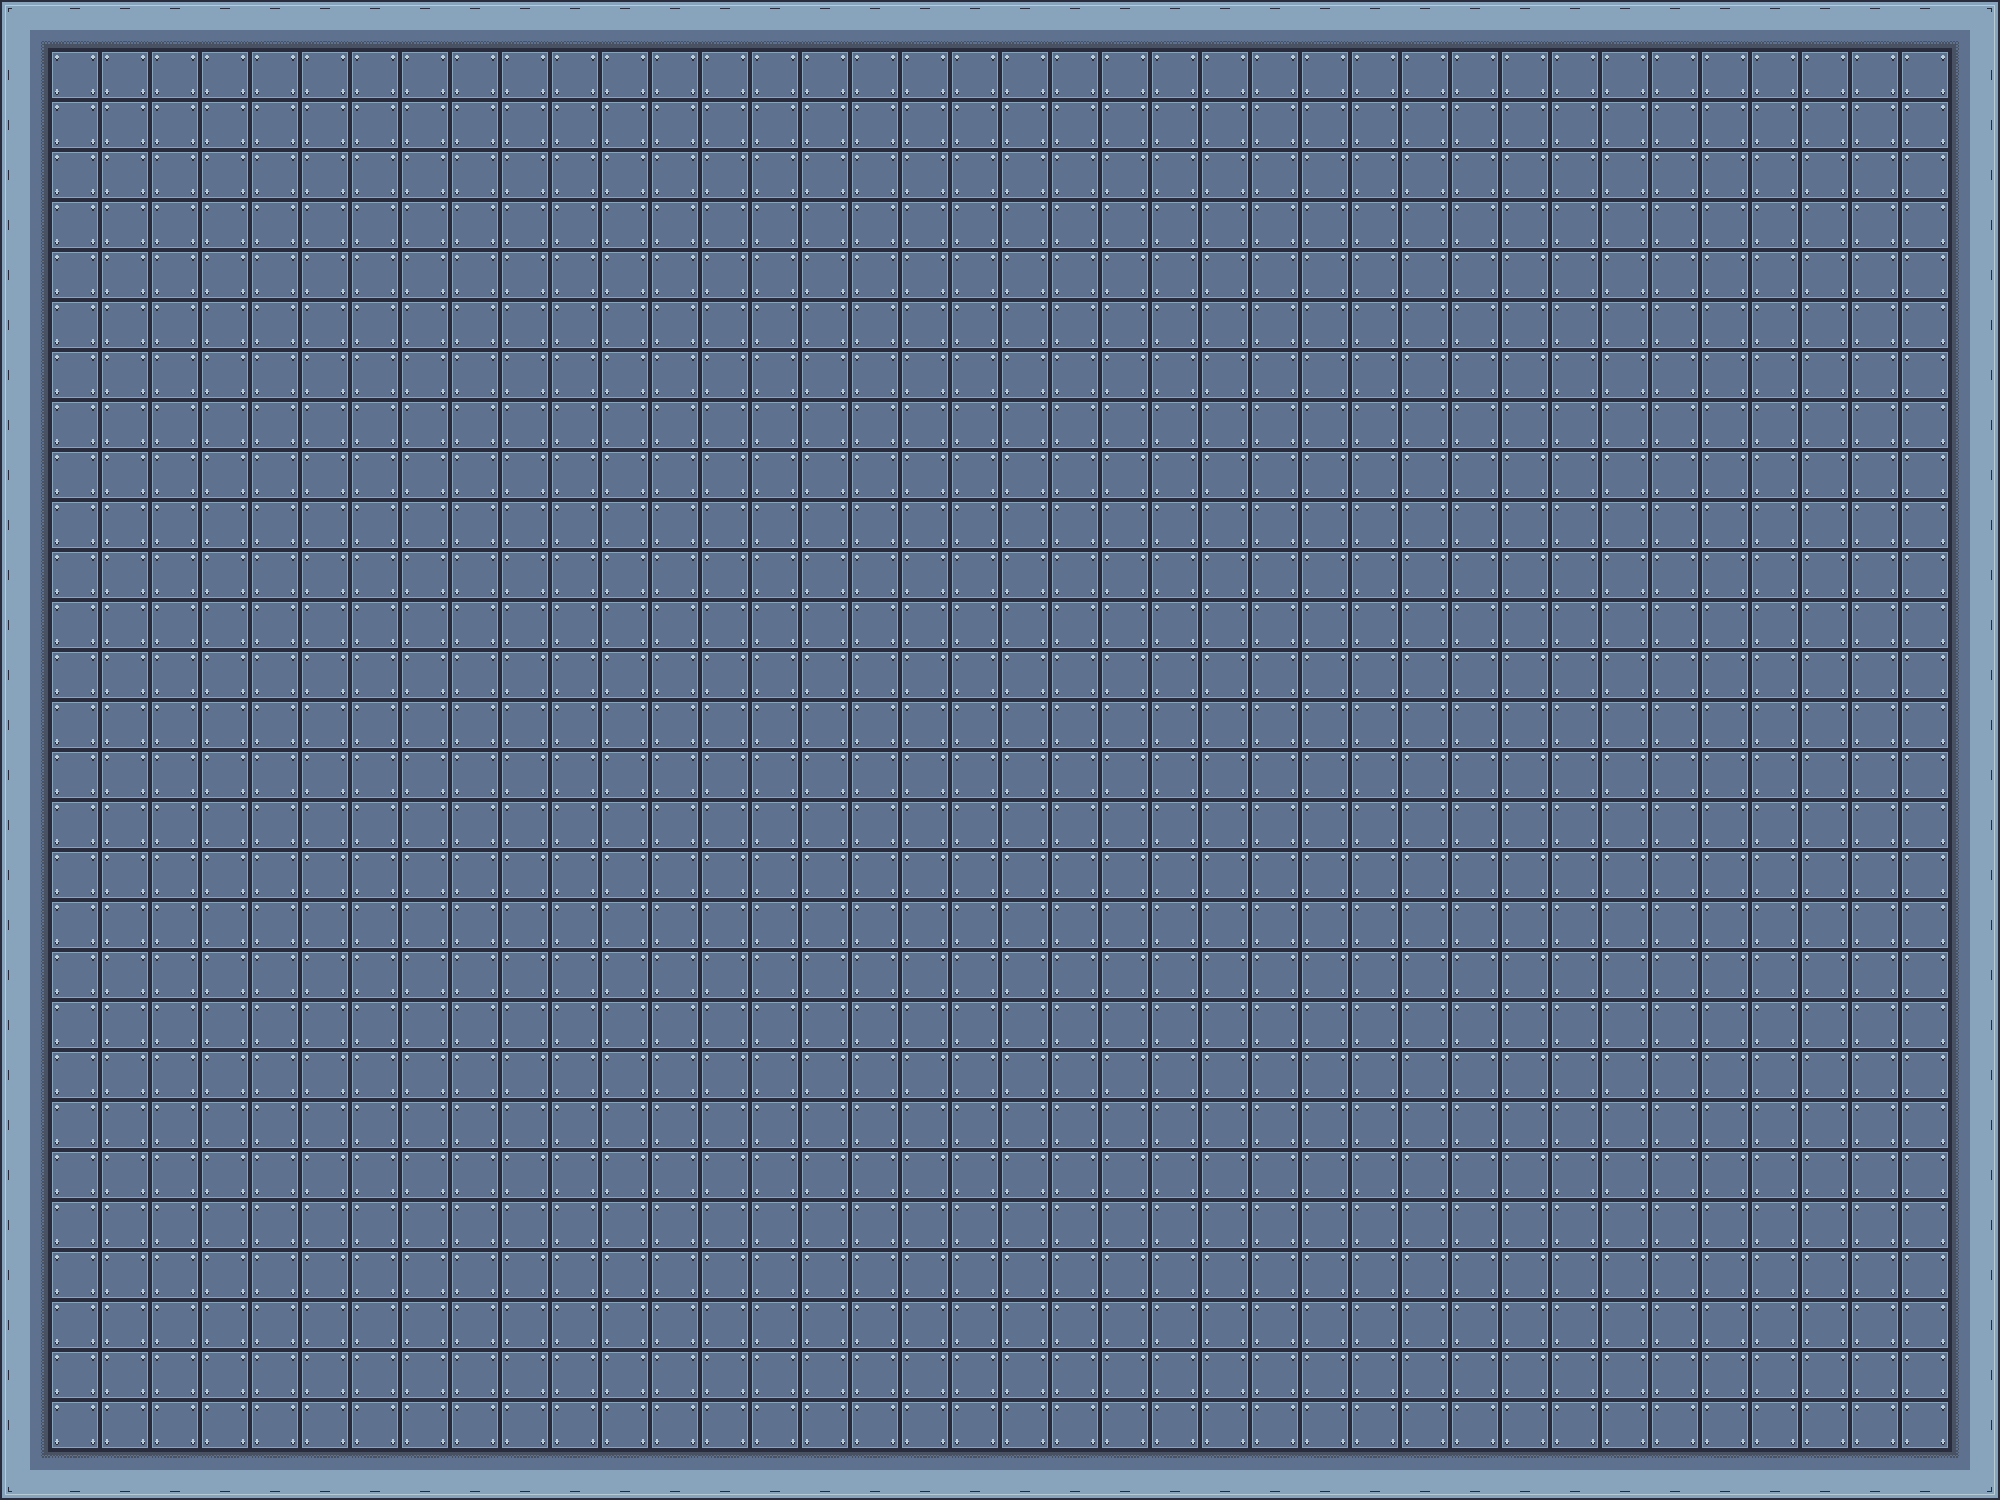

A level layout from a 2D game, rendered from its tile map. Below: a short description, then the map file with its tile-grid data intact:
An orthogonal 40x30 tile map with 50x50 px tiles, 1 tile layer (Capa de patrones 1), 8 tilesets and 4 objects (4x p).

<map version="1.10" tiledversion="1.11.2" orientation="orthogonal" renderorder="right-down" width="40" height="30" tilewidth="50" tileheight="50" infinite="0" nextlayerid="3" nextobjectid="6">
 <tileset firstgid="1" name="tileSetx50" tilewidth="50" tileheight="50" tilecount="100" columns="10">
  <image source="tileSetx50.png" width="500" height="500" />
 </tileset>
 <tileset firstgid="101" name="pixel-cyberpunk-interior" tilewidth="50" tileheight="50" tilecount="231" columns="21">
  <image source="pixel-cyberpunk-interior.png" width="1050" height="550" />
 </tileset>
 <tileset firstgid="332" name="tileset2x50" tilewidth="50" tileheight="50" tilecount="84" columns="14">
  <image source="tileset2x50.png" width="700" height="300" />
 </tileset>
 <tileset firstgid="416" name="tileset x3" tilewidth="50" tileheight="50" tilecount="874" columns="38">
  <image source="tileset x3.png" width="1900" height="1181" />
 </tileset>
 <tileset firstgid="1290" name="decor" tilewidth="50" tileheight="50" tilecount="9" columns="3">
  <image source="decor.png" width="150" height="150" />
 </tileset>
 <tileset firstgid="1299" name="props and items x3" tilewidth="50" tileheight="50" tilecount="528" columns="24">
  <image source="props and items x3.png" width="1200" height="1100" />
 </tileset>
 <tileset firstgid="1827" name="level_tileset3x50" tilewidth="50" tileheight="50" tilecount="81" columns="9">
  <image source="level_tileset3x50.png" width="450" height="450" />
 </tileset>
 <tileset firstgid="1908" name="level_tileset3x50" tilewidth="50" tileheight="50" tilecount="81" columns="9">
  <image source="level_tileset3x50.png" width="450" height="450" />
 </tileset>
 <layer id="1" name="Capa de patrones 1" width="40" height="30">
  <data encoding="csv">
4,5,5,5,5,5,5,5,5,5,5,5,5,5,5,5,5,5,5,5,5,5,5,5,5,5,5,5,5,5,5,5,5,5,5,5,5,5,5,6,
14,12,12,12,12,12,12,12,12,12,12,12,12,12,12,12,12,12,12,12,12,12,12,12,12,12,12,12,12,12,12,12,12,12,12,12,12,12,12,16,
14,12,12,12,12,12,12,12,12,12,12,12,12,12,12,12,12,12,12,12,12,12,12,12,12,12,12,12,12,12,12,12,12,12,12,12,12,12,12,16,
14,12,12,12,12,12,12,12,12,12,12,12,12,12,12,12,12,12,12,12,12,12,12,12,12,12,12,12,12,12,12,12,12,12,12,12,12,12,12,16,
14,12,12,12,12,12,12,12,12,12,12,12,12,12,12,12,12,12,12,12,12,12,12,12,12,12,12,12,12,12,12,12,12,12,12,12,12,12,12,16,
14,12,12,12,12,12,12,12,12,12,12,12,12,12,12,12,12,12,12,12,12,12,12,12,12,12,12,12,12,12,12,12,12,12,12,12,12,12,12,16,
14,12,12,12,12,12,12,12,12,12,12,12,12,12,12,12,12,12,12,12,12,12,12,12,12,12,12,12,12,12,12,12,12,12,12,12,12,12,12,16,
14,12,12,12,12,12,12,12,12,12,12,12,12,12,12,12,12,12,12,12,12,12,12,12,12,12,12,12,12,12,12,12,12,12,12,12,12,12,12,16,
14,12,12,12,12,12,12,12,12,12,12,12,12,12,12,12,12,12,12,12,12,12,12,12,12,12,12,12,12,12,12,12,12,12,12,12,12,12,12,16,
14,12,12,12,12,12,12,12,12,12,12,12,12,12,12,12,12,12,12,12,12,12,12,12,12,12,12,12,12,12,12,12,12,12,12,12,12,12,12,16,
14,12,12,12,12,12,12,12,12,12,12,12,12,12,12,12,12,12,12,12,12,12,12,12,12,12,12,12,12,12,12,12,12,12,12,12,12,12,12,16,
14,12,12,12,12,12,12,12,12,12,12,12,12,12,12,12,12,12,12,12,12,12,12,12,12,12,12,12,12,12,12,12,12,12,12,12,12,12,12,16,
14,12,12,12,12,12,12,12,12,12,12,12,12,12,12,12,12,12,12,12,12,12,12,12,12,12,12,12,12,12,12,12,12,12,12,12,12,12,12,16,
14,12,12,12,12,12,12,12,12,12,12,12,12,12,12,12,12,12,12,12,12,12,12,12,12,12,12,12,12,12,12,12,12,12,12,12,12,12,12,16,
14,12,12,12,12,12,12,12,12,12,12,12,12,12,12,12,12,12,12,12,12,12,12,12,12,12,12,12,12,12,12,12,12,12,12,12,12,12,12,16,
14,12,12,12,12,12,12,12,12,12,12,12,12,12,12,12,12,12,12,12,12,12,12,12,12,12,12,12,12,12,12,12,12,12,12,12,12,12,12,16,
14,12,12,12,12,12,12,12,12,12,12,12,12,12,12,12,12,12,12,12,12,12,12,12,12,12,12,12,12,12,12,12,12,12,12,12,12,12,12,16,
14,12,12,12,12,12,12,12,12,12,12,12,12,12,12,12,12,12,12,12,12,12,12,12,12,12,12,12,12,12,12,12,12,12,12,12,12,12,12,16,
14,12,12,12,12,12,12,12,12,12,12,12,12,12,12,12,12,12,12,12,12,12,12,12,12,12,12,12,12,12,12,12,12,12,12,12,12,12,12,16,
14,12,12,12,12,12,12,12,12,12,12,12,12,12,12,12,12,12,12,12,12,12,12,12,12,12,12,12,12,12,12,12,12,12,12,12,12,12,12,16,
14,12,12,12,12,12,12,12,12,12,12,12,12,12,12,12,12,12,12,12,12,12,12,12,12,12,12,12,12,12,12,12,12,12,12,12,12,12,12,16,
14,12,12,12,12,12,12,12,12,12,12,12,12,12,12,12,12,12,12,12,12,12,12,12,12,12,12,12,12,12,12,12,12,12,12,12,12,12,12,16,
14,12,12,12,12,12,12,12,12,12,12,12,12,12,12,12,12,12,12,12,12,12,12,12,12,12,12,12,12,12,12,12,12,12,12,12,12,12,12,16,
14,12,12,12,12,12,12,12,12,12,12,12,12,12,12,12,12,12,12,12,12,12,12,12,12,12,12,12,12,12,12,12,12,12,12,12,12,12,12,16,
14,12,12,12,12,12,12,12,12,12,12,12,12,12,12,12,12,12,12,12,12,12,12,12,12,12,12,12,12,12,12,12,12,12,12,12,12,12,12,16,
14,12,12,12,12,12,12,12,12,12,12,12,12,12,12,12,12,12,12,12,12,12,12,12,12,12,12,12,12,12,12,12,12,12,12,12,12,12,12,16,
14,12,12,12,12,12,12,12,12,12,12,12,12,12,12,12,12,12,12,12,12,12,12,12,12,12,12,12,12,12,12,12,12,12,12,12,12,12,12,16,
14,12,12,12,12,12,12,12,12,12,12,12,12,12,12,12,12,12,12,12,12,12,12,12,12,12,12,12,12,12,12,12,12,12,12,12,12,12,12,16,
14,12,12,12,12,12,12,12,12,12,12,12,12,12,12,12,12,12,12,12,12,12,12,12,12,12,12,12,12,12,12,12,12,12,12,12,12,12,12,16,
24,25,25,25,25,25,25,25,25,25,25,25,25,25,25,25,25,25,25,25,25,25,25,25,25,25,25,25,25,25,25,25,25,25,25,25,25,25,25,26
</data>
 </layer>
 <objectgroup id="2" name="Capa de Objetos 1">
  <object id="1" type="p" x="-10.7273" y="1.77636e-15" width="2009.09" height="47.6364" />
  <object id="3" type="p" x="-12.545" y="1448.18" width="2009.09" height="47.6364" />
  <object id="4" type="p" x="1950" y="-2" width="46" height="1498" />
  <object id="5" type="p" x="-1" y="-1" width="46" height="1498" />
 </objectgroup>
</map>
